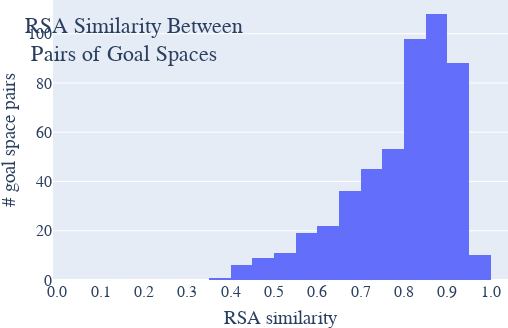

Notebook source saved alongside this figure:
### Code cell
config = default_config
config["layout"]["margin"] = dict(l=25*multiplier, r=0*multiplier, t=0*multiplier, b=20*multiplier)
config["layout"]["title"] = dict(text="RSA Similarity Between <br> Pairs of Goal Spaces", yanchor="top", y=0.9)
config["layout"]["height"] = height_default_1 
config["layout"]["xaxis"]["range"]=[-0.01,1.04]
config["layout"]["xaxis"]["title"]="RSA similarity"
config["layout"]["yaxis"]["title"]="# goal space pairs"
config["layout"]["xaxis"]["tickmode"] = 'array'
config["layout"]["xaxis"]["tickvals"] = [i for i in np.linspace(0,1,11)]
config["layout"]["xaxis"]["ticktext"] = ["{:.1f}".format(i) for i in np.linspace(0,1,11)]
all_vals = []
for repetition_idx in repetition_ids[:-1]:
        cur_RSA = experiment_statistics['IMGEP-HOLMES_only_lf_c'][repetition_idx]['holmes_RSA']
        for i in range(cur_RSA.shape[0]):
            for j in range(i+1, cur_RSA.shape[1]):
                all_vals.append(cur_RSA[i,j])
        
all_vals = np.asarray(all_vals)

        
fig=go.Figure(data=[go.Histogram(x=all_vals)], layout=config["layout"])
plotly.offline.iplot(fig)
#plotly.io.write_image(fig, 'sm_figure_9_HOLMES_only_lf_c_RSA_histogram.pdf')

### Figure 1 — Plotly figure (JSON) as saved in the notebook; plotly's stock layout.template omitted (floating-point values rounded to 4 significant figures; data arrays with more than 128 entries replaced by an {"elided": "..."} marker saying what was removed)
{"data": [{"type": "histogram", "x": {"elided": "506 float values"}}], "layout": {"font": {"family": "Times New Roman", "size": 16}, "height": 328, "margin": {"b": 40, "l": 50, "r": 0, "t": 0}, "showlegend": false, "title": {"text": "RSA Similarity Between <br> Pairs of Goal Spaces", "y": 0.9, "yanchor": "top"}, "width": 508, "xaxis": {"range": [-0.01, 1.04], "tickmode": "array", "ticktext": ["0.0", "0.1", "0.2", "0.3", "0.4", "0.5", "0.6", "0.7", "0.8", "0.9", "1.0"], "tickvals": [0, 0.1, 0.2, 0.3, 0.4, 0.5, 0.6, 0.7, 0.8, 0.9, 1], "title": {"text": "RSA similarity"}}, "yaxis": {"title": {"text": "# goal space pairs"}}}}
